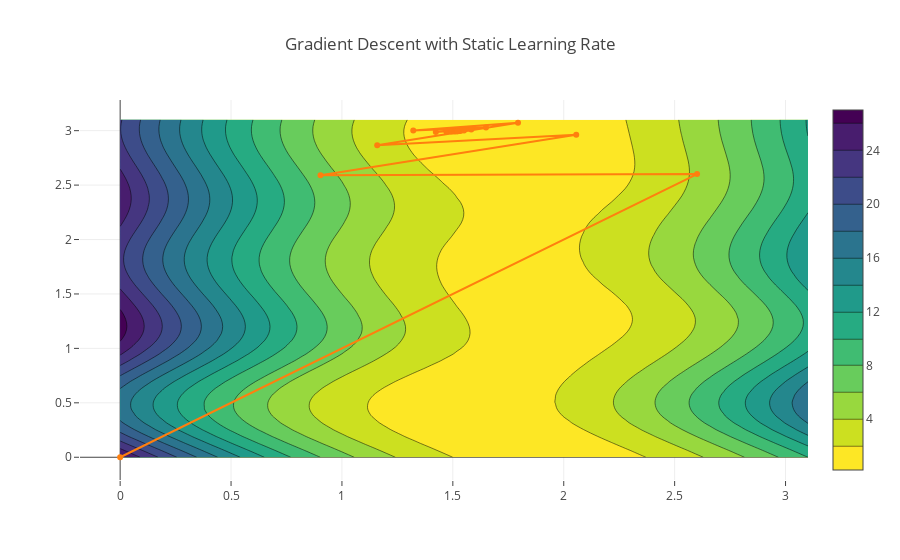

The code cell stored with this chart in its notebook:
### Code cell
# Run this
contour_plot('Gradient Descent with Static Learning Rate', ts, l2_loss, sin_model, x, y)
